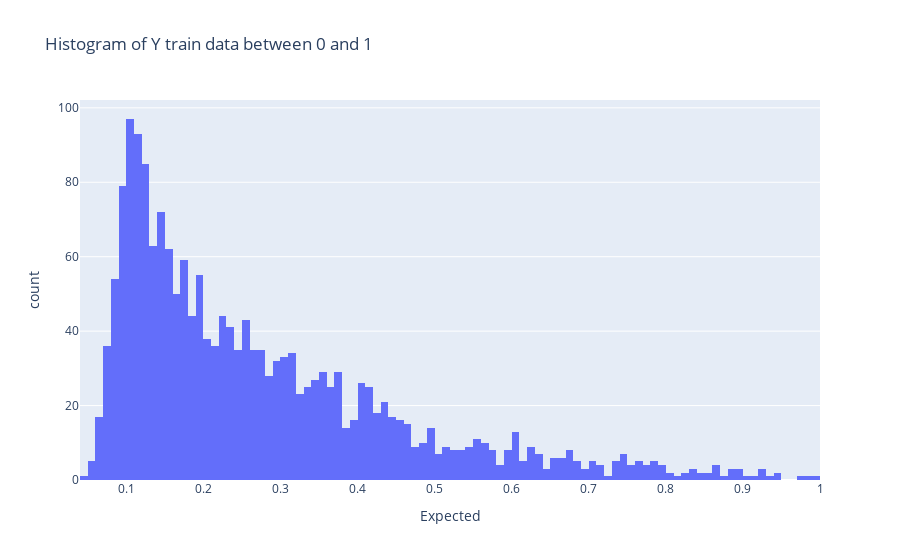

The notebook cell this image was saved under:
### Markdown cell above
From the histogram we can see that the data is not balanced, over 21% of the data is 0, and then after a little gap we can observe exponential like distribution of the data, execpt for a little cumulation around 3.15 .

### Code cell
y_between_0_and_1 = Y_train_df[(Y_train_df['Expected'] > 0) & (Y_train_df['Expected'] < 1)]

# make kolmorogov-smirnov test for exponential distribution
from scipy.stats import kstest
from scipy.stats import expon
result = kstest(y_between_0_and_1['Expected'], expon.cdf)
print(f'Kolmogorov-Smirnov test for exponential distribution: {result}')

px.histogram(y_between_0_and_1, x='Expected', title='Histogram of Y train data between 0 and 1', nbins=100)

### Figure 1 — Plotly figure (JSON) as saved in the notebook; plotly's stock layout.template omitted (floating-point values rounded to 4 significant figures; data arrays with more than 128 entries replaced by an {"elided": "..."} marker saying what was removed)
{"data": [{"alignmentgroup": "True", "bingroup": "x", "hovertemplate": "Expected=%{x}<br>count=%{y}<extra></extra>", "legendgroup": "", "marker": {"color": "#636efa", "pattern": {"shape": ""}}, "name": "", "nbinsx": 100, "offsetgroup": "", "orientation": "v", "showlegend": false, "type": "histogram", "x": {"elided": "1890 float values"}, "xaxis": "x", "yaxis": "y"}], "layout": {"barmode": "relative", "legend": {"tracegroupgap": 0}, "title": {"text": "Histogram of Y train data between 0 and 1"}, "xaxis": {"anchor": "y", "domain": [0, 1], "title": {"text": "Expected"}}, "yaxis": {"anchor": "x", "domain": [0, 1], "title": {"text": "count"}}}}
